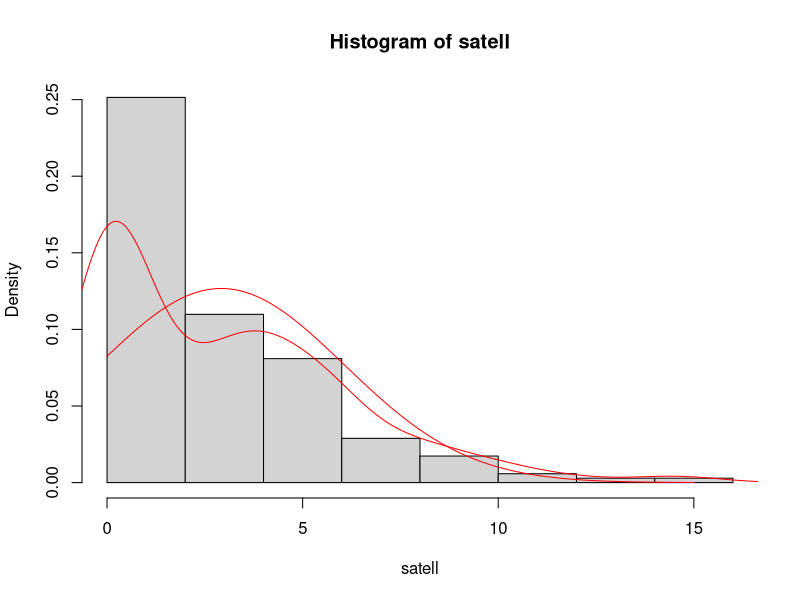
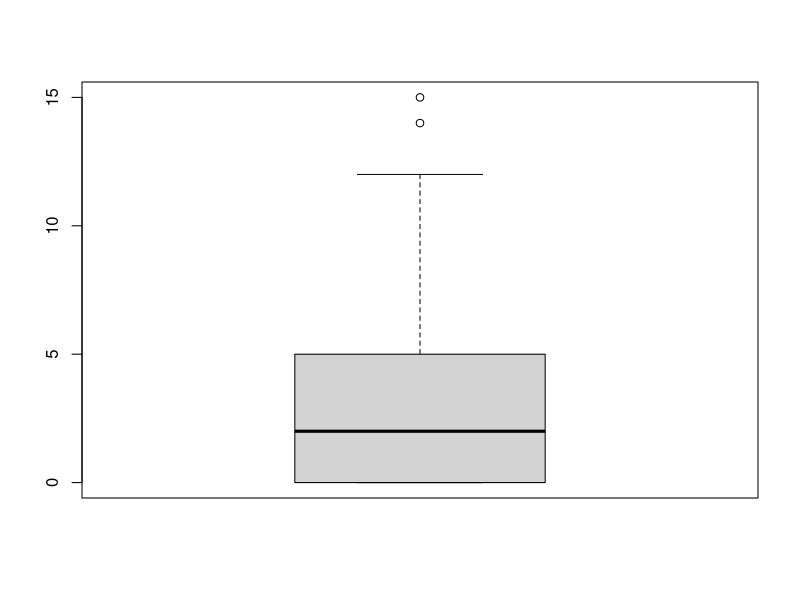
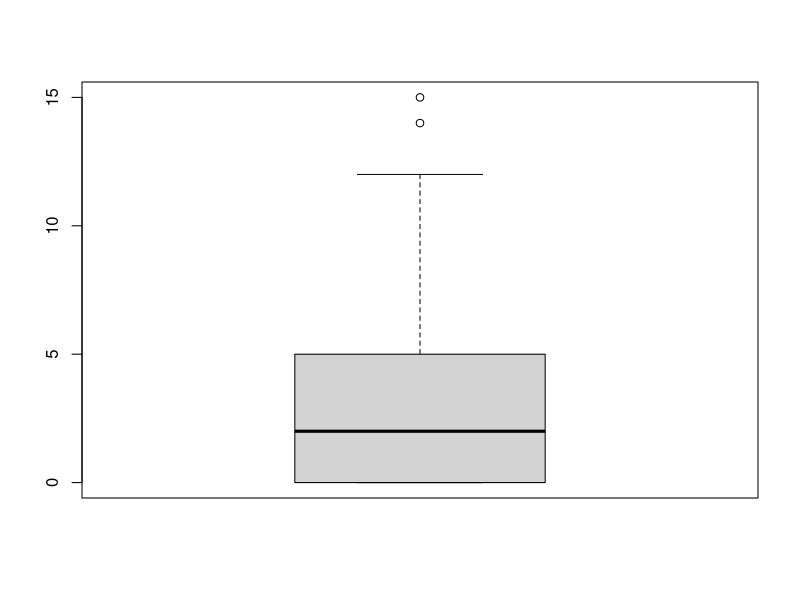
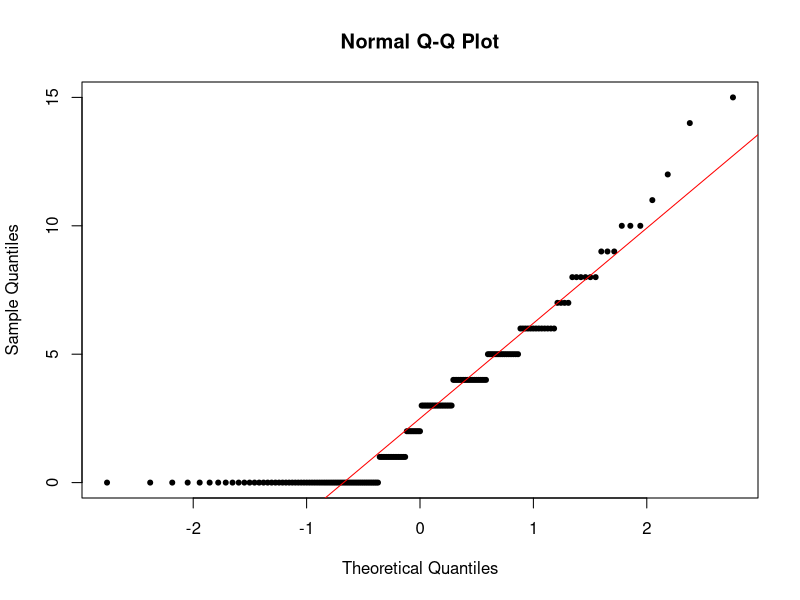
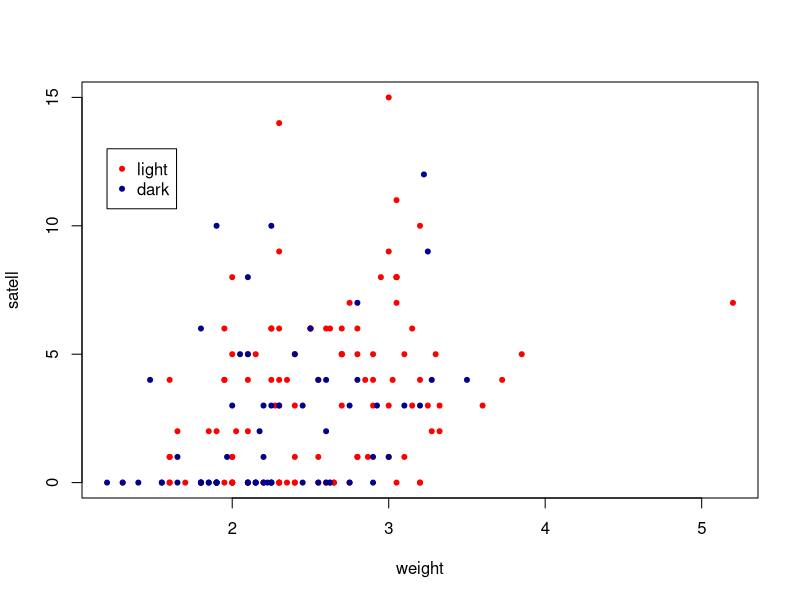

These charts were generated, in order, by the following R code: (Note: this script raises an error after producing the figures.)
setwd("C:/Data");

data1 <- read.table("data1.txt", header=TRUE, sep="");
head(data1)
data1$color <- factor(data1$color)
attach(data1)

#Q1

hist(satell, freq=FALSE)
lines(density(satell), col = "red")
x <- seq(0, max(satell), length.out=length(satell))
y <- dnorm(x, mean(satell), sd(satell))
lines(x, y, col = "red") 
# The plot is showing a right-skew and
# and with a unimodal distribution. 

#Q2

boxplot(satell)
outliers <- boxplot(satell)$out
index <- which(satell %in% c(outliers))
print(data1[index,])
# color spine width satell weight
# 15     3     1  26.0     14    2.3
# 56     3     3  28.3     15    3.0

#Q3

qqnorm(satell, pch = 20)
qqline(satell, col = "red")
# The qq plot shows a longer left tail than the
# right which shows a ;eft skew.  (WRONG)  
# This plot also shows the satell quantity 
# does not follow a normal distributiom.

# comments: the left tail is obviously shorter than normal. 
# The sample of satell hence is NOT normally distributed.

#Q4

col = ifelse(color=="2" | color=="3", "light", "dark")

#Q5
table(col)
# dark light 
# 66   107 

#Q6
cbind(data1, col)
light <- satell[which(col=="light")]
dark <- satell[which(col=="dark")]
plot(weight, satell, type = "n")
points(light ~ weight[which(col=="light")],
       col = "red", pch = 20)
points(dark ~ weight[which(col=="dark")], 
       col = "darkblue", pch = 20)
legend(1.2, 13, legend = c("light", "dark"), 
       col = c("red","darkblue"), pch=c(20,20))

#Q7
M <- lm(satell ~ color + weight + width, data=data1)

#Q8
summary(M)$r.squared
# R^2 value = 0.149192
# Since R^2 value is significantly low, the goodness of
# fit is low and therefore the model is not an
# accurate fit for the data.

# Through F-test for the significance of the overall  model: model is significant
# However, R^2 is too low. It means model doesn't fit the data well.

detach(data1)

###################################
data2 <- read.csv("data2.csv");
data2$survival.status <- factor(data2$survival.status)
attach(data2)
library(class)
set.seed(999)
data2 <- data2[, -2]

X <- data2[-3]
Y <- data2[3]

n_folds=3

folds_j <- sample(rep(1:n_folds, length.out = dim(data2)[1] )) 

table(folds_j)
ave.type1=numeric(50)
ave.type2=numeric(50)

for (k in 1:50) {
  typeI=numeric(n_folds)
  typeII=numeric(n_folds)
  
  for (j in 1:n_folds) {
    test_j <- which(folds_j == j) # get the index of the points that will be in the test set
    pred <- knn(train=X[ -test_j, ], test=X[test_j, ], cl=Y[-test_j,], k=k)
    err[j]=mean(Y[test_j,] != pred)
    acc[j]=mean(Y[test_j,] == pred) 
    confusion.matrix <- table(knn.pred, test.y)
    TP <- confusion.matrix[2,2]
    TN <- confusion.matrix[1,1]
    FP <- confusion.matrix[1,2]
    FN <- confusion.matrix[2,1]
    eachtypeI <- FP /(FP + TN)
    eachtypeII <- FN /(TP + FN)
    typeI[j] <- eachtypeI
    typeII[j] <- eachtypeII
  }
  
  ave.type1[k] <- mean(typeI)
  ave.type2[k] <- mean(typeII)
}

print(ave.type1)
print(ave.type2)

# Length of ave.type1 = 50
# Length of ave.type2 = 50

plot(ave.type1, ave.type2, pch = 20)


# A larger k should be used as it has a lower variance
# which would increase the number of true positives
# and true negatives.

# for k = 50, ave.type1 = 0.205
# ave.type2 = 0.636

